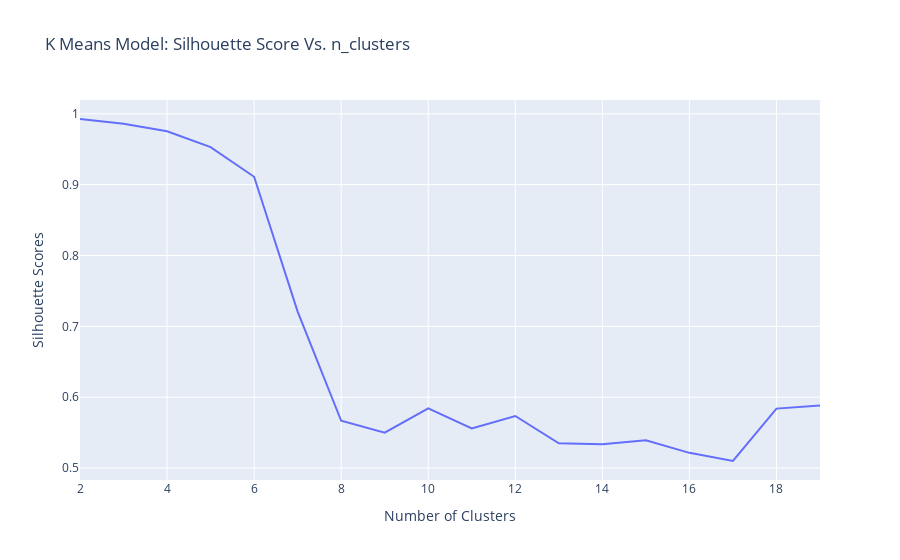

This figure's notebook cell:
### Code cell
fig = px.line(
    x = n_clusters,
    y = silhouette_scores,
    title = "K Means Model: Silhouette Score Vs. n_clusters"
)
fig.update_layout(xaxis_title = "Number of Clusters",
                 yaxis_title = "Silhouette Scores")
fig.show()

### Figure 1 — Plotly figure (JSON) as saved in the notebook; plotly's stock layout.template omitted (floating-point values rounded to 4 significant figures)
{"data": [{"hovertemplate": "x=%{x}<br>y=%{y}<extra></extra>", "legendgroup": "", "line": {"color": "#636efa", "dash": "solid"}, "marker": {"symbol": "circle"}, "mode": "lines", "name": "", "orientation": "v", "showlegend": false, "type": "scatter", "x": [2, 3, 4, 5, 6, 7, 8, 9, 10, 11, 12, 13, 14, 15, 16, 17, 18, 19], "xaxis": "x", "y": [0.9926, 0.9859, 0.9753, 0.9531, 0.9111, 0.7208, 0.5667, 0.55, 0.5843, 0.5558, 0.5735, 0.5349, 0.5337, 0.5393, 0.5215, 0.51, 0.5839, 0.5884], "yaxis": "y"}], "layout": {"legend": {"tracegroupgap": 0}, "title": {"text": "K Means Model: Silhouette Score Vs. n_clusters"}, "xaxis": {"anchor": "y", "domain": [0, 1], "title": {"text": "Number of Clusters"}}, "yaxis": {"anchor": "x", "domain": [0, 1], "title": {"text": "Silhouette Scores"}}}}
